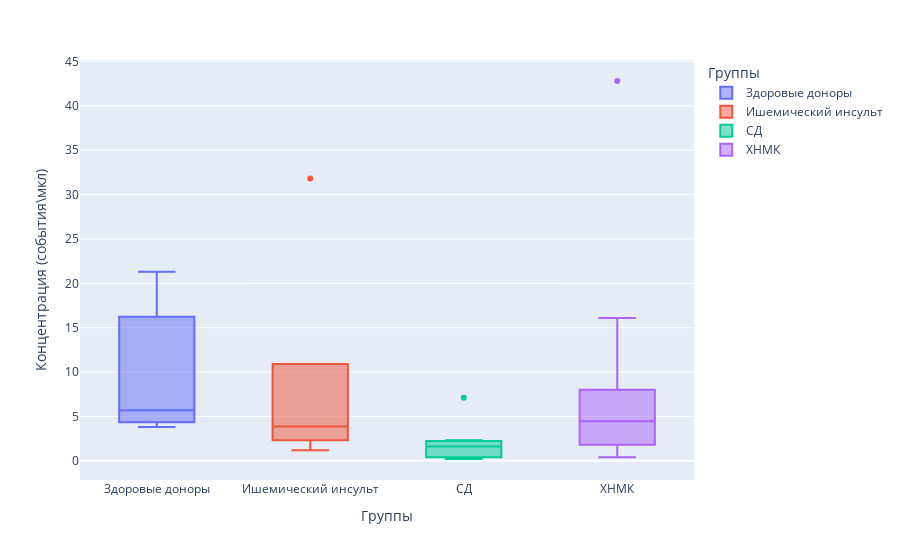

The notebook cell saved with this chart:
### Code cell
px.box(df, x=df[cols[0]], y=df[cols[6]], color=df[cols[0]], labels={'Groups': 'Группы', 'CD133 Events/?L(V) w/ dilution': 'Концентрация (события\мкл)'})

### Figure 1 — Plotly figure (JSON) as saved in the notebook; plotly's stock layout.template omitted (floating-point values rounded to 4 significant figures)
{"data": [{"alignmentgroup": "True", "hovertemplate": "Группы=%{x}<br>Концентрация (события\\мкл)=%{y}<extra></extra>", "legendgroup": "Здоровые доноры", "marker": {"color": "#636efa"}, "name": "Здоровые доноры", "notched": false, "offsetgroup": "Здоровые доноры", "orientation": "v", "showlegend": true, "type": "box", "x": ["Здоровые доноры", "Здоровые доноры", "Здоровые доноры", "Здоровые доноры", "Здоровые доноры", "Здоровые доноры", "Здоровые доноры", "Здоровые доноры"], "x0": " ", "xaxis": "x", "y": [18.7, 5.7, 3.8, 4.8, 4.2, 21.3, null, 8.8], "y0": " ", "yaxis": "y"}, {"alignmentgroup": "True", "hovertemplate": "Группы=%{x}<br>Концентрация (события\\мкл)=%{y}<extra></extra>", "legendgroup": "Ишемический инсульт", "marker": {"color": "#EF553B"}, "name": "Ишемический инсульт", "notched": false, "offsetgroup": "Ишемический инсульт", "orientation": "v", "showlegend": true, "type": "box", "x": ["Ишемический инсульт", "Ишемический инсульт", "Ишемический инсульт", "Ишемический инсульт", "Ишемический инсульт", "Ишемический инсульт"], "x0": " ", "xaxis": "x", "y": [1.2, 5, 2.3, 10.9, 2.7, 31.8], "y0": " ", "yaxis": "y"}, {"alignmentgroup": "True", "hovertemplate": "Группы=%{x}<br>Концентрация (события\\мкл)=%{y}<extra></extra>", "legendgroup": "СД", "marker": {"color": "#00cc96"}, "name": "СД", "notched": false, "offsetgroup": "СД", "orientation": "v", "showlegend": true, "type": "box", "x": ["СД", "СД", "СД", "СД", "СД", "СД", "СД", "СД", "СД", "СД", "СД"], "x0": " ", "xaxis": "x", "y": [0.2, null, 2.3, null, 1.3, 0.4, 1.7, 2.2, 1.6, 7.1, 0.4], "y0": " ", "yaxis": "y"}, {"alignmentgroup": "True", "hovertemplate": "Группы=%{x}<br>Концентрация (события\\мкл)=%{y}<extra></extra>", "legendgroup": "ХНМК", "marker": {"color": "#ab63fa"}, "name": "ХНМК", "notched": false, "offsetgroup": "ХНМК", "orientation": "v", "showlegend": true, "type": "box", "x": ["ХНМК", "ХНМК", "ХНМК", "ХНМК", "ХНМК", "ХНМК", "ХНМК", "ХНМК", "ХНМК", "ХНМК", "ХНМК", "ХНМК", "ХНМК", "ХНМК", "ХНМК", "ХНМК", "ХНМК", "ХНМК", "ХНМК", "ХНМК", "ХНМК", "ХНМК", "ХНМК", "ХНМК", "ХНМК", "ХНМК", "ХНМК", "ХНМК", "ХНМК", "ХНМК", "ХНМК", "ХНМК", "ХНМК"], "x0": " ", "xaxis": "x", "y": [7, null, null, null, 1.8, 1.3, 11.7, null, 0.4, null, 7.3, 1, null, 3.2, null, 7, null, 3.9, 2, 16.1, 8, 1, 6.7, 9.5, 2.3, 4.2, null, null, null, 0.8, 4.7, 42.8, 8.3], "y0": " ", "yaxis": "y"}], "layout": {"boxmode": "overlay", "legend": {"title": {"text": "Группы"}, "tracegroupgap": 0}, "margin": {"t": 60}, "xaxis": {"anchor": "y", "categoryarray": ["Здоровые доноры", "Ишемический инсульт", "СД", "ХНМК"], "categoryorder": "array", "domain": [0, 1], "title": {"text": "Группы"}}, "yaxis": {"anchor": "x", "domain": [0, 1], "title": {"text": "Концентрация (события\\мкл)"}}}}
